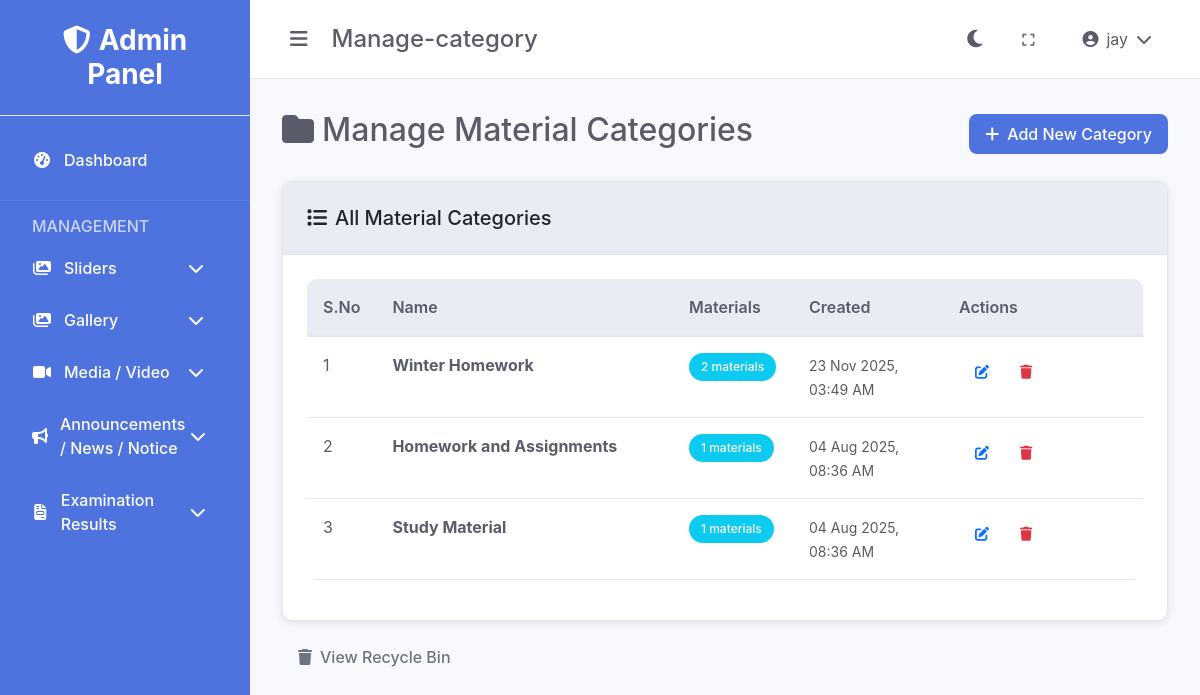
The app's page /materials/manage-category.php (signed in) with its own data.
### tables this page shows
CREATE TABLE IF NOT EXISTS `material_types` (
  `id` int(11) NOT NULL AUTO_INCREMENT,
  `name` char(255) NOT NULL,
  `status` enum('active','inactive') DEFAULT 'active',
  `created_at` timestamp NOT NULL DEFAULT CURRENT_TIMESTAMP,
  PRIMARY KEY (`id`)
);

### includes/functions.php (called while the page is built, shortened)
<?php
function getBaseUrl() {
    $protocol = isset($_SERVER['HTTPS']) && $_SERVER['HTTPS'] === 'on' ? 'https' : 'http';
    $host = $_SERVER['HTTP_HOST'];
    $scriptPath = $_SERVER['SCRIPT_NAME'];
    $adminPanelPos = strpos($scriptPath, '/control-dashboard');
    if ($adminPanelPos !== false) {
        $basePath = substr($scriptPath, 0, $adminPanelPos + strlen('/control-dashboard'));
        $path = substr($basePath, 0, $adminPanelPos);
    } else {
        $path = '';
    }
    return $protocol . '://' . $host . $path;
}
function getAssetUrl($path = '') {
    $baseUrl = getBaseUrl();
    $adminPath = '/control-dashboard';
    $path = ltrim($path, '/');
    return $baseUrl . $adminPath . '/assets/' . $path;
}
function formatDate($date) {
    return date('d M Y, h:i A', strtotime($date));
}
?>

### materials/manage-category.php (the view, shortened to what this page needs)
<?php
require_once '../config/database.php';
require_once '../includes/functions.php';
$sql = "SELECT mt.*, COUNT(m.id) as material_count FROM material_types mt
        LEFT JOIN materials m ON mt.id = m.type_id
        GROUP BY mt.id
        ORDER BY mt.created_at DESC";
$result = $conn->query($sql);
$categories = $result->fetch_all(MYSQLI_ASSOC);
?>
<!DOCTYPE html>
<html lang="en">
<head>
    <link href="https://cdn.jsdelivr.net/npm/bootstrap@5.3.0/dist/css/bootstrap.min.css" rel="stylesheet">
    <link href="https://cdnjs.cloudflare.com/ajax/libs/font-awesome/6.4.0/css/all.min.css" rel="stylesheet">
    <link href="<?php echo getAssetUrl('css/style.css'); ?>" rel="stylesheet">
</head>
<body data-theme="light">
    <div class="admin-layout">
        <?php include '../includes/sidebar.php'; ?>
        <div class="main-content">
            <?php include '../includes/header.php'; ?>
            <div class="content">
                <div class="d-flex justify-content-between align-items-center mb-4">
                    <h2><i class="fas fa-folder me-2"></i>Manage Material Categories</h2>
                    <a href="add-category.php" class="btn btn-primary">
                        <i class="fas fa-plus me-2"></i>Add New Category
                    </a>
                </div>
                <div class="card">
                    <div class="card-header">
                        <h5 class="mb-0"><i class="fas fa-list me-2"></i>All Material Categories</h5>
                    </div>
                    <div class="card-body">
                        <?php if (empty($categories)): ?>
                            <div class="text-center py-5">
                                <i class="fas fa-folder fa-3x text-muted mb-3"></i>
                                <h5 class="text-muted">No material categories found</h5>
                                <p class="text-muted">Start by adding your first material category.</p>
                                <a href="add-category.php" class="btn btn-primary">
                                    <i class="fas fa-plus me-2"></i>Add First Category
                                </a>
                            </div>
                        <?php else: ?>
                            <div class="table-responsive">
                                <table class="table table-hover">
                                    <thead>
                                        <tr>
                                            <th width="50">S.No</th>
                                            <th>Name</th>
                                            <th width="120">Materials</th>
                                            <th width="150">Created</th>
                                            <th width="200">Actions</th>
                                        </tr>
                                    </thead>
                                    <tbody>
                                        <?php foreach ($categories as $index => $category): ?>
                                            <tr>
                                                <td><?php echo $index + 1; ?></td>
                                                <td>
                                                    <strong><?php echo htmlspecialchars($category['name']); ?></strong>
                                                </td>
                                                <td>
                                                    <span class="badge bg-info"><?php echo $category['material_count']; ?> materials</span>
                                                </td>
                                                <td>
                                                    <small class="text-muted">
                                                        <?php echo formatDate($category['created_at']); ?>
                                                    </small>
                                                </td>
                                                <td>
                                                    <div class="btn-group" role="group">
                                                        <a href="edit-category.php?id=<?php echo $category['id']; ?>"
                                                           class="btn btn-sm btn-outline-primary"
                                                           title="Edit">
                                                            <i class="fas fa-edit"></i>
                                                        </a>
                                                        <a href="?delete=<?php echo $category['id']; ?>"
                                                           class="btn btn-sm btn-outline-danger"
                                                           title="Delete"
                                                           onclick="return confirm('Are you sure you want to delete this category? It will be moved to recycle bin.')">
                                                            <i class="fas fa-trash"></i>
                                                        </a>
                                                    </div>
                                                </td>
                                            </tr>
                                        <?php endforeach; ?>
                                    </tbody>
                                </table>
                            </div>
                        <?php endif; ?>
                    </div>
                </div>
                <div class="mt-3">
                    <a href="recycle.php" class="btn btn-outline-secondary">
                        <i class="fas fa-trash me-2"></i>View Recycle Bin
                    </a>
                </div>
            </div>
        </div>
    </div>
</body>
</html>

### assets/css/style.css (style rules this page uses)
:root { --primary-color: #4e73df; --secondary-color: #858796; --success-color: #1cc88a; --info-color: #36b9cc; --warning-color: #f6c23e; --danger-color: #e74a3b; --light-color: #f8f9fc; --dark-color: #5a5c69; --sidebar-width: 250px; --header-height: 60px; --transition-speed: 0.3s; }
[data-theme="light"] { --bg-primary: #ffffff; --bg-secondary: #f8f9fc; --bg-tertiary: #eaecf4; --text-primary: #5a5c69; --text-secondary: #858796; --border-color: #e3e6f0; --card-bg: #ffffff; --sidebar-bg: #4e73df; --header-bg: #ffffff; }
* { margin: 0; padding: 0; box-sizing: border-box; }
body { font-family: 'Nunito', -apple-system, BlinkMacSystemFont, 'Segoe UI', Roboto, sans-serif; background-color: var(--bg-secondary); color: var(--text-primary); transition: background-color var(--transition-speed), color var(--transition-speed); }
.admin-layout { display: flex; min-height: 100vh; }
.main-content { flex: 1; margin-left: var(--sidebar-width); transition: margin-left var(--transition-speed); }
.content { padding: 2rem; }
.card { background: var(--card-bg); border: 1px solid var(--border-color); border-radius: 10px; box-shadow: 0 2px 10px rgba(0, 0, 0, 0.1); transition: all 0.3s ease; }
.card-header { background: var(--bg-tertiary); border-bottom: 1px solid var(--border-color); padding: 1.5rem; border-radius: 10px 10px 0 0; }
.card-body { padding: 1.5rem; }
.btn { border-radius: 8px; font-weight: 500; padding: 0.5rem 1rem; transition: all 0.3s ease; border: none; }
.btn-primary { background: var(--primary-color); color: white; }
.table { background: var(--card-bg); border-radius: 10px; overflow: hidden; }
.table th { background: var(--bg-tertiary); border-bottom: 2px solid var(--border-color); color: var(--text-primary); font-weight: 600; padding: 1rem; }
.table td { padding: 1rem; border-bottom: 1px solid var(--border-color); color: var(--text-primary); }
.badge { padding: 0.5rem 0.75rem; border-radius: 20px; font-weight: 500; }

### records on screen
material_types: name "Winter Homework", material_count "2", created_at "23 Nov 2025, 03:49 AM"
material_types: name "Homework and Assignments", material_count "1", created_at "04 Aug 2025, 08:36 AM"
material_types: name "Study Material", material_count "1", created_at "04 Aug 2025, 08:36 AM"

### other values on screen
basename($_SERVER['PHP_SELF'], '.php') "Manage-category"
$_SESSION['full_name'] "jay"
